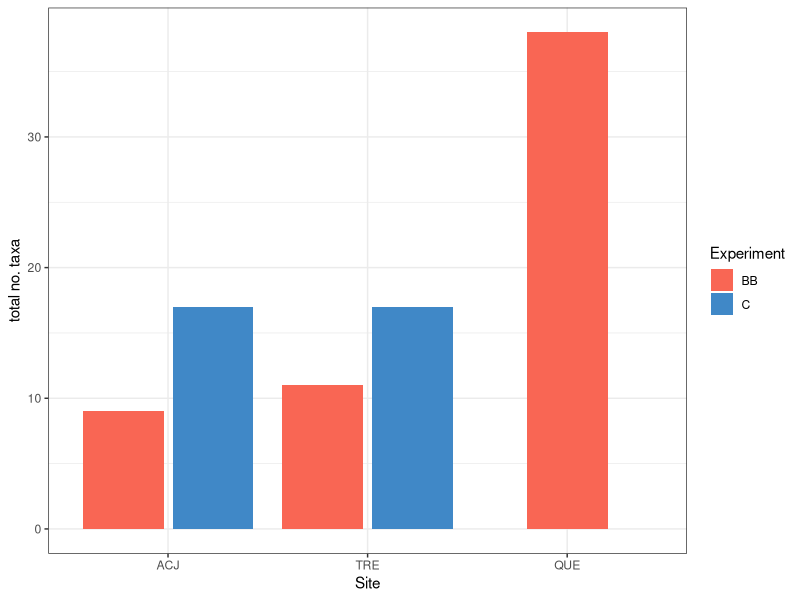
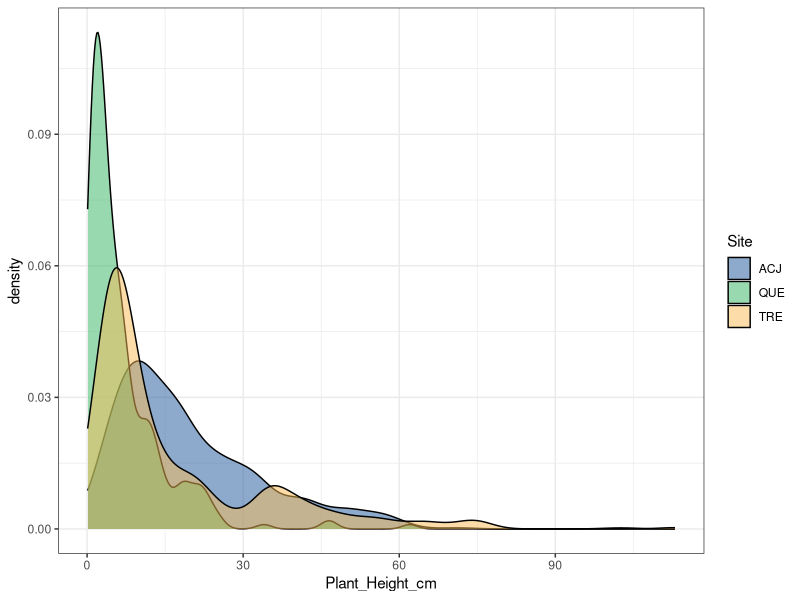

Recreate these plots in R, in order.
# Plant functional trait course 5
# Cusco/Wayqecha, Peru - March 2020
#
# Group 3: Trait & taxonomic community response to fire and elevation
# Authors: Dagmar D. Egelkraut, Lucely Vilca Bustamante, Sonya Geange,
#          Korina Ocampo-Zuleta, Jonathan von Oppen, Jess Rickenback, 
#          Tanya Strydom
# Contact: dagmar.egelkraut@uib.no

### 0) Dependencies ----
if(!require(skimr)){        # for quick overview of dataset
  install.packages("skimr")
  library(skimr)
}
library(tidyverse)

### .5) Colour scheme ----
# ( from https://color.adobe.com/SRADDET-Sud-2-color-theme-14318632 )
theme_red <- "#F96654"
theme_blue <- "#4088C7"
theme_green <- "#34B362"
theme_darkblue <- "#1D5799"
theme_yellow <- "#FABC55"

### 1) Import data ----
fire_traits <- read.csv("PFTC5_Peru_2020_LeafTraits_cleaned_20-03-21.csv", 
                        header = T, 
                        sep = ",")

### 2) Inspect data, calculate variables ----
skim(fire_traits)

# LeafArea_cm2 is a factor, make numeric
fire_traits$LeafArea_cm2 <- as.numeric(fire_traits$LeafArea_cm2)

# create taxon column from Genus + species
fire_traits <- fire_traits %>% 
  mutate(Taxon = paste(Genus, " ", Species))
fire_traits$Taxon <- as.factor(fire_traits$Taxon)

# Average leaf thickness measurements
fire_traits <- fire_traits %>% 
  mutate(Leaf_Thickness_avg_mm = 
           (Leaf_Thickness_1_mm + Leaf_Thickness_2_mm + Leaf_Thickness_3_mm) / 3)


# QUE contains C samples, have to be BB -> recode 
fire_traits <- fire_traits %>% 
  mutate_at(vars(Experiment, Site), as.character) %>% 
  mutate(.,
         Experiment = ifelse(Site == "QUE" & Experiment %in% c("C", "B"), "BB", Experiment)
         )

# check again
skim(fire_traits)

### 3) Clean dataset ----
# limit to traits project
fire_traits_compl <- fire_traits %>% 
  filter(Project == "T") %>% 
# exclude cases with NA in Experiment, just for ease
  drop_na(Experiment) %>% 
# also drop WAY samples, as not our focus
  filter(!Site == "WAY")

### 4) Summary graphs ----
# N species per site and treatment
fire_traits_compl %>% group_by(Site, Experiment) %>% 
  summarise(n_taxa = n_distinct(Taxon)) %>% 
  ggplot(aes(x = Site, y = n_taxa, fill = Experiment)) +
    geom_bar(stat = "identity", position = position_dodge2(preserve = "single")) +
    scale_fill_manual(values = c(theme_red, theme_blue)) +
    scale_x_discrete(limits = c("ACJ", "TRE", "QUE")) +
    theme_bw() +
    labs(y = "total no. taxa")

fire_traits_compl %>% #group_by(Site) %>% 
  ggplot(aes(Plant_Height_cm, fill = Site)) +
  geom_density(alpha = .5, kernel = "gaussian") +
  scale_fill_manual(values = c(theme_darkblue, theme_green, theme_yellow)) +
  theme_bw() +
  labs(y = "density")


# End of script ----